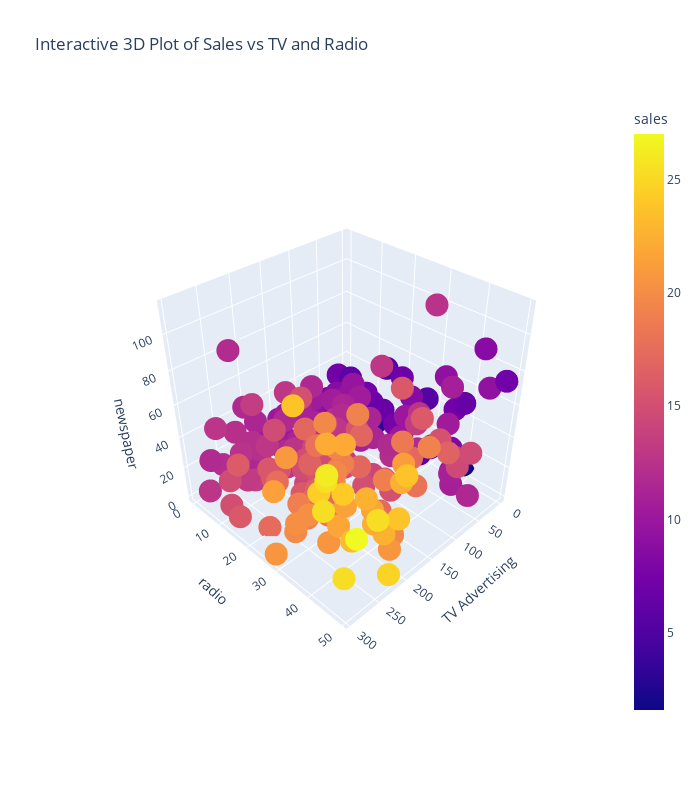

Here is the notebook cell this chart was saved with:
### Markdown cell above
## Interactive 3D plot

### Code cell
import plotly.express as px


# Create an interactive 3D scatter plot
fig = px.scatter_3d(advertising_data, x='TV',y='radio',z='newspaper',color='sales',
    title='Interactive 3D Plot of Sales vs TV and Radio',
    labels={'TV': 'TV Advertising', 'Radio': 'Radio Advertising', 'Newspaper Advertising': 'Newspaper'},
    width=700,  # Increase width
    height=800 
)

# Show the plot
fig.show()

### Figure 1 — Plotly figure (JSON) as saved in the notebook; plotly's stock layout.template omitted (floating-point values rounded to 4 significant figures; data arrays with more than 128 entries replaced by an {"elided": "..."} marker saying what was removed)
{"data": [{"hovertemplate": "TV Advertising=%{x}<br>radio=%{y}<br>newspaper=%{z}<br>sales=%{marker.color}<extra></extra>", "legendgroup": "", "marker": {"color": {"elided": "200 float values"}, "coloraxis": "coloraxis", "symbol": "circle"}, "mode": "markers", "name": "", "scene": "scene", "showlegend": false, "type": "scatter3d", "x": {"elided": "200 float values"}, "y": {"elided": "200 float values"}, "z": {"elided": "200 float values"}}], "layout": {"coloraxis": {"colorbar": {"title": {"text": "sales"}}, "colorscale": [[0, "#0d0887"], [0.1111, "#46039f"], [0.2222, "#7201a8"], [0.3333, "#9c179e"], [0.4444, "#bd3786"], [0.5556, "#d8576b"], [0.6667, "#ed7953"], [0.7778, "#fb9f3a"], [0.8889, "#fdca26"], [1, "#f0f921"]]}, "height": 800, "legend": {"tracegroupgap": 0}, "scene": {"aspectmode": "auto", "aspectratio": {"x": 1, "y": 1, "z": 1}, "camera": {"center": {"x": 0, "y": 0, "z": 0}, "eye": {"x": 1.777, "y": 1.777, "z": 1.777}, "projection": {"type": "perspective"}, "up": {"x": -0.005741, "y": 0.005775, "z": 1.0}}, "domain": {"x": [0, 1], "y": [0, 1]}, "xaxis": {"title": {"text": "TV Advertising"}, "type": "linear"}, "yaxis": {"title": {"text": "radio"}, "type": "linear"}, "zaxis": {"title": {"text": "newspaper"}, "type": "linear"}}, "title": {"text": "Interactive 3D Plot of Sales vs TV and Radio"}, "width": 700}}
